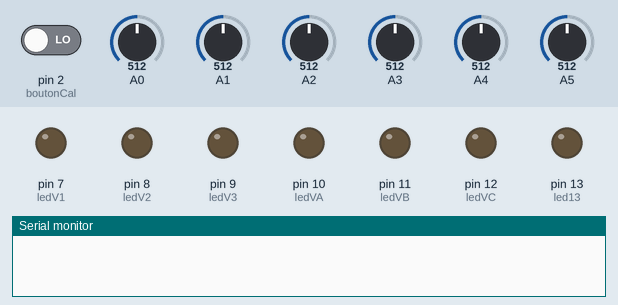
Simulated run of this sketch. Board: Arduino Uno, built with avr-gcc and run on an emulated ATmega328P. Parts: output pins drawn as LEDs (lit = HIGH), the last lines printed to the serial monitor. The inputs (shaded band) are chosen by the test bench; at power-on: A1 = 512, A2 = 512, A3 = 512, A0 = 512, pin 2 (boutonCal) LOW, A4 = 512, A5 = 512.

Above: at 1.2 s.
1.3 s: A1 set to 90
At 2.5 s:
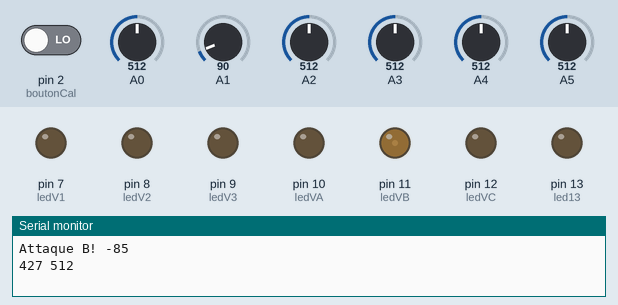
2.8 s: A2 set to 90
At 3.9 s:
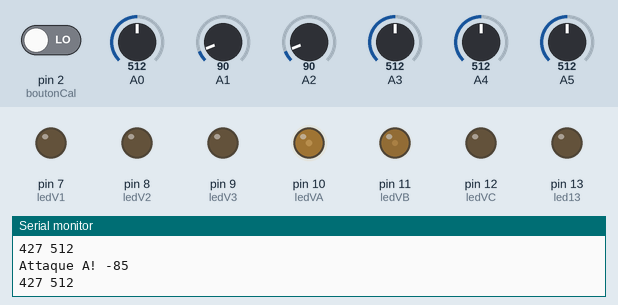
4.3 s: A3 set to 90
At 5.0 s:
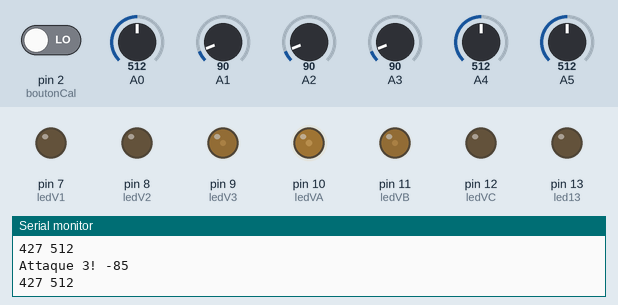
5.8 s: A0 set to 30
At 6.1 s:
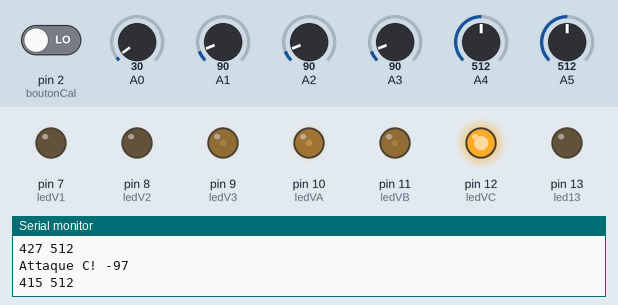
Timing chart, 0 to 8.3 s (numbered marks = the images above; inputs shaded):
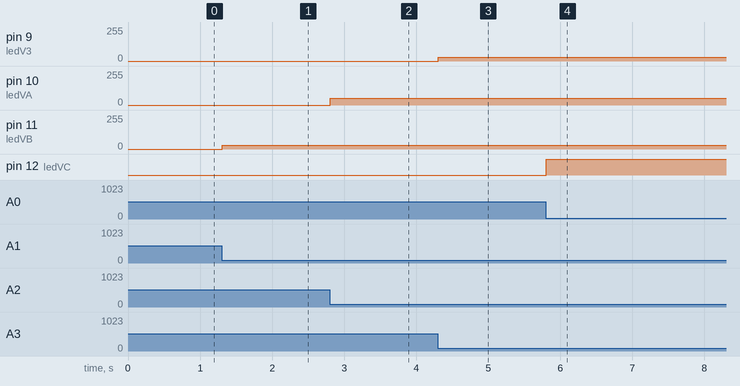

Measured:
- after the input at 1.3 s, pin 11 (ledVB): 0/255 → 28/255 at once
- after the input at 2.8 s, pin 10 (ledVA): 0/255 → 51/255 at once
- after the input at 4.3 s, pin 9 (ledV3): 0/255 → 28/255 at once
- after the input at 5.8 s, pin 12 (ledVC): LOW → HIGH at once

The sketch:

combi_0.24.ino
```cpp
int valSens1 ;
int valOldSens1 ;
int valSens2 ;
int valOldSens2 ;
int valSens3 ;
int valOldSens3 ;
int valSensA ;
int valOldSensA ;
int valSensB ;
int valOldSensB ;
int valSensC ;
int valOldSensC ;
/*
int min1 = 50;
int max1 = 300 ;
int min2 = 10;
int max2 = 210;
int min3 = 10;
int max3 = 720;
int minA = 50;
int maxA = 300 ;
int minB = 10;
int maxB = 210;
int minC = 10;
int maxC = 720;
*/
int min1 = 50;
int max1 = 100 ;
int min2 = 10;
int max2 = 100;
int min3 = 10;
int max3 = 100;
int minA = 50;
int maxA = 100 ;
int minB = 10;
int maxB = 100;
int minC = 10;
int maxC = 100;

int palier1 = 60;            //faire rapport division
int palier2 = 80 ;
int palier3 = 60 ;
int palierA = 60;            //faire rapport division
int palierB = 80 ;
int palierC = 80 ;
//int vit = 5 ;            //vitesse, temps entre les 2 comparaisons de valeurs
boolean attaque1 = false;
boolean attaque2 = false;
boolean attaque3 = false;
boolean attaqueA = false;
boolean attaqueB = false;
boolean attaqueC = false;

const int boutonCal = 2 ;
const int led13 = 13 ;
unsigned long cooldown1 = 1000 ;
unsigned long cooldown2 = 1000 ;
unsigned long cooldown3 = 1000 ;
unsigned long cooldownA = 1000 ;
unsigned long cooldownB = 1000 ;
unsigned long cooldownC = 1000 ;
unsigned long temps = 0 ;
const int ledV1 = 7 ;
const int ledV2 = 8 ;
const int ledV3 = 9 ;
const int ledVA = 10 ;
const int ledVB = 11 ;
const int ledVC = 12 ;

//////////////////////////////////////////////////////////////////////////////////////
/////////////////////////////////////FONCTIONS////////////////////////////////////////
//////////////////////////////////////////////////////////////////////////////////////

int moyenne1(int param1) {                                           //faisage de moyenne
    static int tab[5];
    static int index=0;
    int moyenne ;

    tab[index]=param1;
    index++;
    if (index >= 5) index=0;

    moyenne = (tab[0]+tab[1]+tab[2]+tab[3]+tab[4]) / 5;
    return moyenne ;
}

int pipe1(int param1){                                  //delay de nombres. 10 au début
    static int tab[4] ;
    static int index=0;
    int trueVal ;
    tab[index]=param1;
    index++;
    if (index>=4) index=0;

    int ival = index+1;
    if(ival >= 4) ival = ival-4;

    trueVal = tab[ival];
  return trueVal;  }

  int moyenne2(int param1) {                                           //faisage de moyenne2
    static int tab[5];
    static int index=0;
    int moyenne ;

    tab[index]=param1;
    index++;
    if (index >= 5) index=0;

    moyenne = (tab[0]+tab[1]+tab[2]+tab[3]+tab[4]) / 5;
    return moyenne ;
}

int pipe2(int param1){                                  //delay de nombres. 10 au début
    static int tab[4] ;
    static int index=0;
    int trueVal ;
    tab[index]=param1;
    index++;
    if (index>=4) index=0;

    int ival = index+1;
    if(ival >= 4) ival = ival-4;

    trueVal = tab[ival];
  return trueVal;  }

  int moyenne3(int param1) {                                           //faisage de moyenne3
    static int tab[5];
    static int index=0;
    int moyenne ;

    tab[index]=param1;
    index++;
    if (index >= 5) index=0;

    moyenne = (tab[0]+tab[1]+tab[2]+tab[3]+tab[4]) / 5;
    return moyenne ;
}

int pipe3(int param1){                                  //delay de nombres. 10 au début
    static int tab[4] ;
    static int index=0;
    int trueVal ;
    tab[index]=param1;
    index++;
    if (index>=4) index=0;

    int ival = index+1;
    if(ival >= 4) ival = ival-4;

    trueVal = tab[ival];
  return trueVal;  }


int moyenneA(int param1) {                                           //faisage de moyenne
    static int tab[5];
    static int index=0;
    int moyenne ;

    tab[index]=param1;
    index++;
    if (index >= 5) index=0;

    moyenne = (tab[0]+tab[1]+tab[2]+tab[3]+tab[4]) / 5;
    return moyenne ;
}

int pipeA(int param1){                                  //delay de nombres. 10 au début
    static int tab[4] ;
    static int index=0;
    int trueVal ;
    tab[index]=param1;
    index++;
    if (index>=4) index=0;

    int ival = index+1;
    if(ival >= 4) ival = ival-4;

    trueVal = tab[ival];
  return trueVal;  }

  int moyenneB(int param1) {                                           //faisage de moyenne
    static int tab[5];
    static int index=0;
    int moyenne ;

    tab[index]=param1;
    index++;
    if (index >= 5) index=0;

    moyenne = (tab[0]+tab[1]+tab[2]+tab[3]+tab[4]) / 5;
    return moyenne ;
}

int pipeB(int param1){                                  //delay de nombres. 10 au début
    static int tab[4] ;
    static int index=0;
    int trueVal ;
    tab[index]=param1;
    index++;
    if (index>=4) index=0;

    int ival = index+1;
    if(ival >= 4) ival = ival-4;

    trueVal = tab[ival];
  return trueVal;  }

  int moyenneC(int param1) {                                           //faisage de moyenne
    static int tab[5];
    static int index=0;
    int moyenne ;

    tab[index]=param1;
    index++;
    if (index >= 5) index=0;

    moyenne = (tab[0]+tab[1]+tab[2]+tab[3]+tab[4]) / 5;
    return moyenne ;
}

int pipeC(int param1){                                  //delay de nombres. 10 au début
    static int tab[4] ;
    static int index=0;
    int trueVal ;
    tab[index]=param1;
    index++;
    if (index>=4) index=0;

    int ival = index+1;
    if(ival >= 4) ival = ival-4;

    trueVal = tab[ival];
  return trueVal;  }


bool trtAttaque1(int sensNow, int sensAvant) {                      //attaque 1
bool coup = false ;
  if(sensNow - sensAvant <= -palier1 || sensNow - sensAvant >= palier1) {
    return coup = true ;}
return coup = false  ;
  }

  bool trtAttaque2(int sensNow, int sensAvant) {                      //attaque 2
bool coup = false ;
  if(sensNow - sensAvant <= -palier2 || sensNow - sensAvant >= palier2) {
    return coup = true ;}
return coup = false  ;
  }

  bool trtAttaque3(int sensNow, int sensAvant) {                      //attaque 3
bool coup = false ;
  if(sensNow - sensAvant <= -palier3 || sensNow - sensAvant >= palier3) {
    return coup = true ;}
return coup = false  ;
  }


bool trtAttaqueA(int sensNow, int sensAvant) {                      //attaque A
bool coup = false ;
  if(sensNow - sensAvant <= -palierA || sensNow - sensAvant >= palierA) {
    return coup = true ;}
return coup = false  ;
  }

  bool trtAttaqueB(int sensNow, int sensAvant) {                      //attaque B
bool coup = false ;
  if(sensNow - sensAvant <= -palierB || sensNow - sensAvant >= palierB) {
    return coup = true ;}
return coup = false  ;
  }

  bool trtAttaqueC(int sensNow, int sensAvant) {                      //attaque C
bool coup = false ;
  if(sensNow - sensAvant <= -palierC || sensNow - sensAvant >= palierC) {
    return coup = true ;}
return coup = false  ;
  }


void calibrage() {
    while (millis() < 6000) {
valSens1 = analogRead(5);
if (valSens1 < max1) { max1 = valSens1 ;}
if (valSens1 > min1) { min1 = valSens1 ;}
valSens2 = analogRead(4);
if (valSens2 > max2) { max2 = valSens2 ;}
if (valSens2 < min2) { min2 = valSens2 ;}
valSens3 = analogRead(3);
if (valSens3 > max3) { max3 = valSens3 ;}
if (valSens3 < min3) { min3 = valSens3 ;}

valSensA = analogRead(2);
if (valSensA < maxA) { maxA = valSensA ;}
if (valSensA > minA) { minA = valSensA ;}
valSensB = analogRead(1);
if (valSensB > maxB) { maxB = valSensB ;}
if (valSensB < minB) { minB = valSensB ;}
valSensC = analogRead(0);
if (valSensC > maxC) { maxC = valSensC ;}
if (valSensC < minC) { minC = valSensC ;}
  Serial.print(valSens1);
  Serial.print(" ");
  Serial.print(valSens2);
  Serial.print(" ");
  Serial.print(valSens3);
  Serial.print(" ");
  Serial.print(valSensA);
  Serial.print(" ");
  Serial.print(valSensB);
  Serial.print(" ");
  Serial.println(valSensC);
  }
}

//////////////////////////////////////////////////////////////////////////////////////
///////////////////////////////////SETUP//////////////////////////////////////////////
//////////////////////////////////////////////////////////////////////////////////////


void setup() {
Serial.begin(9600);
pinMode(led13, OUTPUT);
pinMode(ledV1, OUTPUT) ;
pinMode(ledV2, OUTPUT) ;
pinMode(ledV3, OUTPUT) ;
pinMode(boutonCal, INPUT);


/*  while (millis() < 4000) {
valSens1 = analogRead(0);
if (valSens1 < max1) { max1 = valSens1 ;}
if (valSens1 > min1) { min1 = valSens1 ;}
valSens2 = analogRead(1);
if (valSens2 > max2) { max2 = valSens2 ;}
if (valSens2 < min2) { min2 = valSens2 ;}
valSens3 = analogRead(2);
if (valSens3 > max3) { max3 = valSens3 ;}
if (valSens3 < min3) { min3 = valSens3 ;}
  Serial.print(valSens1);
  Serial.print(" ");
  Serial.print(valSens2);
  Serial.print(" ");
  Serial.println(valSens3);
  }
*/
 }
//////////////////////////////////////////////////////////////////////////////////////
//////////////////////////////////////LOOP////////////////////////////////////////////
//////////////////////////////////////////////////////////////////////////////////////

void loop() {
  temps=millis();


  valSens1 = analogRead(5);
  valSens1 = moyenne1(valSens1);
  valOldSens1 = pipe1(valSens1);

  valSens2 = analogRead(4);
  valSens2 = moyenne2(valSens2);
  valOldSens2 = pipe2(valSens2);

  valSens3 = analogRead(3);
  valSens3 = moyenne3(valSens3);
  valOldSens3 = pipe3(valSens3);

  valSensA = analogRead(2);
  valSensA = moyenneA(valSensA);
  valOldSensA = pipeA(valSensA);

  valSensB = analogRead(1);
  valSensB = moyenneB(valSensB);
  valOldSensB = pipeB(valSensB);

  valSensC = analogRead(0);
  valSensC = moyenneC(valSensC);
  valOldSensC = pipeC(valSensC);
/*
  Serial.print(valSens1);
  Serial.print(" ");
  Serial.print(valSens2);
  Serial.print(" ");
  Serial.print(valSens3);
  Serial.print(" ");
  Serial.print(valSensA);
  Serial.print(" ");
  Serial.print(valSensB);
  Serial.print(" ");
  Serial.print(valSensC);
  Serial.println(" ");*/

attaque1=trtAttaque1(valSens1, valOldSens1);
attaque2=trtAttaque2(valSens2, valOldSens2);
attaque3=trtAttaque3(valSens3, valOldSens3);
attaqueA=trtAttaqueA(valSensA, valOldSensA);
attaqueB=trtAttaqueB(valSensB, valOldSensB);
attaqueC=trtAttaqueC(valSensC, valOldSensC);


if (digitalRead(boutonCal) == HIGH) {
  calibrage() ;
  }
if (attaque1 == true && cooldown1 < temps) {
  int x=valSens1-valOldSens1 ;                   //tester la différence de valeurs
  Serial.print("Attaque 1! ");
  Serial.println(x);
  Serial.print(valSens1);
  Serial.print(" ");
  Serial.println(valOldSens1);
  cooldown1 = temps+200;
  }

if (attaque2 == true && cooldown2 < temps) {
  int x=valSens2-valOldSens2 ;                   //tester la différence de valeurs
  Serial.print("Attaque 2! ");
  Serial.println(x);
  Serial.print(valSens2);
  Serial.print(" ");
  Serial.println(valOldSens2);
  cooldown2 = temps+200;
  }

if (attaque3 == true && cooldown3 < temps) {
  int x=valSens3-valOldSens3 ;                   //tester la différence de valeurs
  Serial.print("Attaque 3! ");
  Serial.println(x);
  Serial.print(valSens3);
  Serial.print(" ");
  Serial.println(valOldSens3);
  cooldown3 = temps+200;
  }

if (attaqueA == true && cooldownA < temps) {
  int x=valSensA-valOldSensA ;                   //tester la différence de valeurs
  Serial.print("Attaque A! ");
  Serial.println(x);
  Serial.print(valSensA);
  Serial.print(" ");
  Serial.println(valOldSensA);
  cooldownA = temps+200;
  }

  if (attaqueB == true && cooldownB < temps) {
  int x=valSensB-valOldSensB ;                   //tester la différence de valeurs
  Serial.print("Attaque B! ");
  Serial.println(x);
  Serial.print(valSensB);
  Serial.print(" ");
  Serial.println(valOldSensB);
  cooldownB = temps+200;
  }

  if (attaqueC == true && cooldownC < temps) {
  int x=valSensC-valOldSensC ;                   //tester la différence de valeurs
  Serial.print("Attaque C! ");
  Serial.println(x);
  Serial.print(valSensC);
  Serial.print(" ");
  Serial.println(valOldSensC);
  cooldownC = temps+200;
  }


  valSens1 = map(valSens1, max1, min1, 0, 255);
  valSens1 = constrain(valSens1, 0, 255) ;
  valSens2 = map(valSens2, max2, min2, 0, 255);
  valSens2 = constrain(valSens2, 0, 255) ;
  valSens3 = map(valSens3, max3, min3, 0, 255);
  valSens3 = constrain(valSens3, 0, 255) ;
  valSensA = map(valSensA, maxA, minA, 0, 255);
  valSensA = constrain(valSensA, 0, 255) ;
  valSensB = map(valSensB, maxB, minB, 0, 255);
  valSensB = constrain(valSensB, 0, 255) ;
  valSensC = map(valSensC, maxC, minC, 0, 255);
  valSensC = constrain(valSensC, 0, 255) ;
  analogWrite(ledV1, valSens1);
  analogWrite(ledV2, valSens2);
  analogWrite(ledV3, valSens3);
  analogWrite(ledVA, valSensA);
  analogWrite(ledVB, valSensB);
  analogWrite(ledVC, valSensC);


}
```
